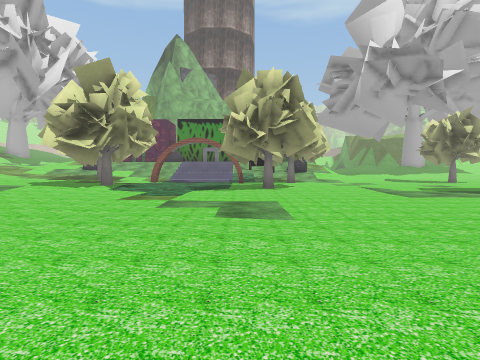
View 1 (above)

20 first-person views from a walk through a Unity game level. The camera is 1.2 m above the floor, tilts 2° down and sees 75° across. The floor is counted in squares, 2 m on a side. Each view is taken from the middle of a square. On the plan, view 1 faces up. The plan holds only what a view shows up to about 9 squares ahead; the rest is blank. The place goes on beyond the plan. The player is left out. Door leaves are left out, so doorways stand open. Some surface patterns are stand-ins.

View 2
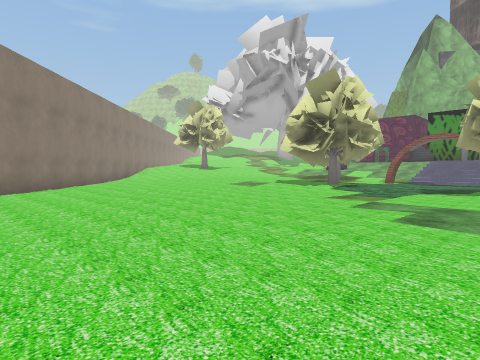

View 3
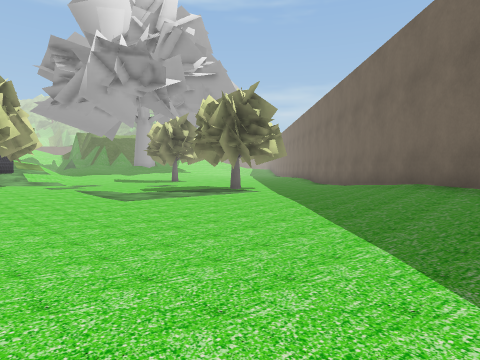

View 4
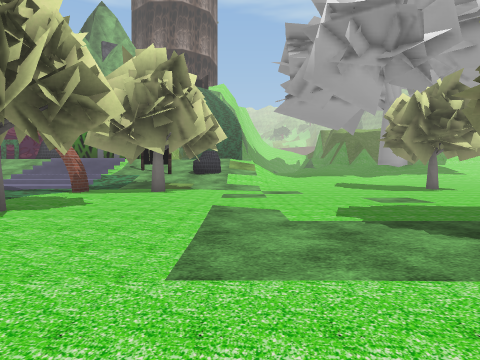

View 5
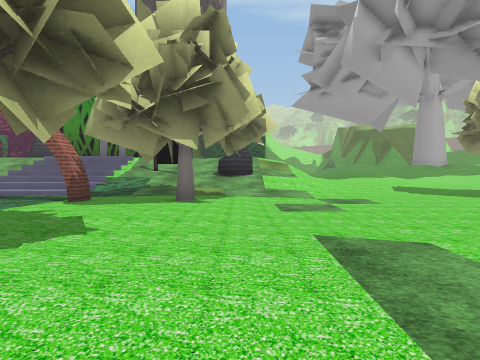

View 6
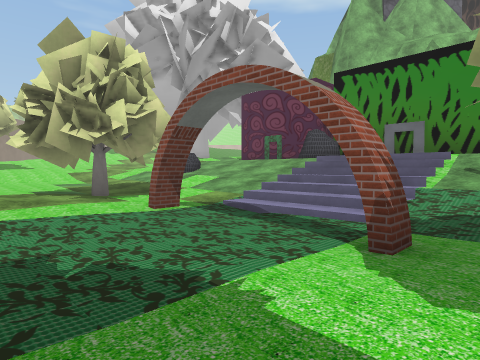

View 7
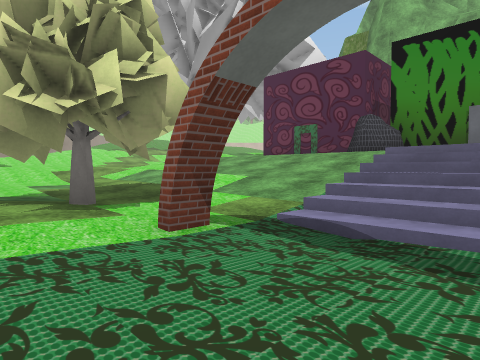

View 8
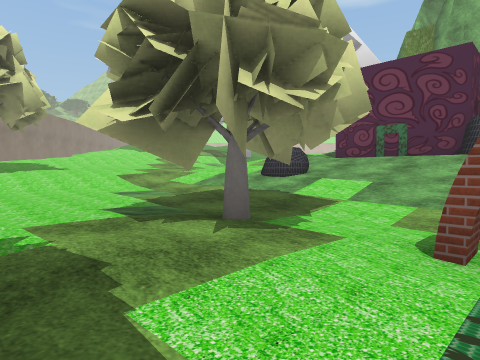

View 9
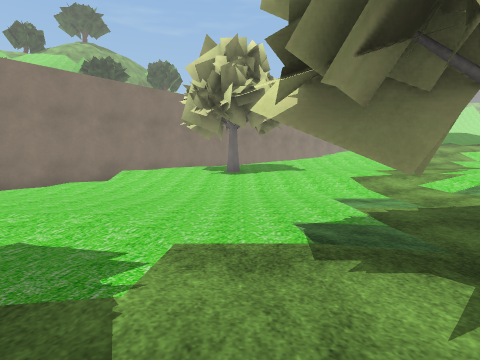

View 10
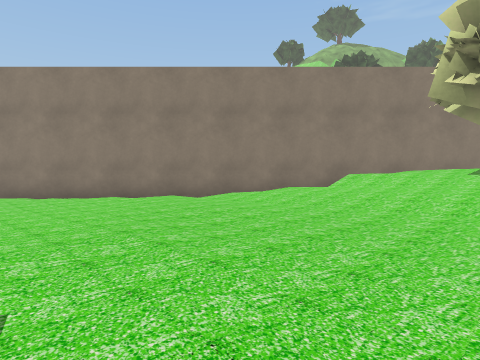

View 11
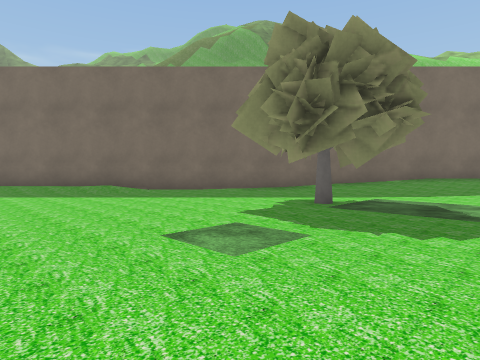

View 12
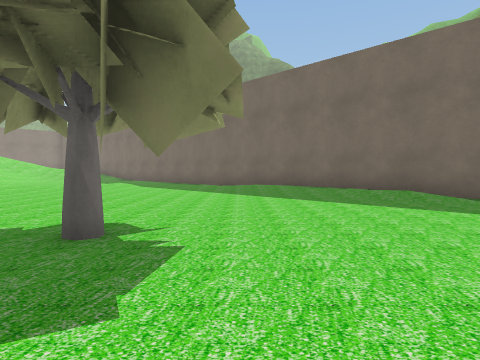

View 13
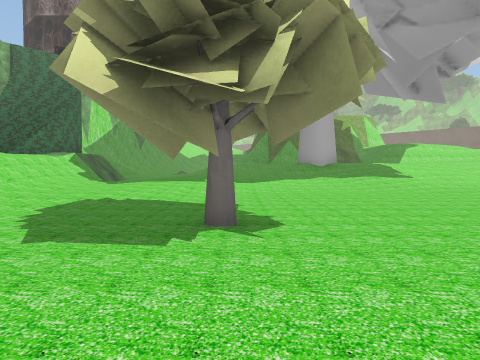

View 14
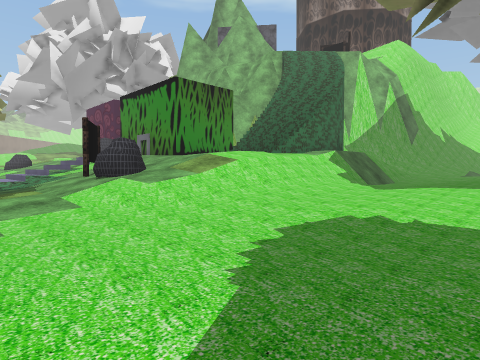

View 15
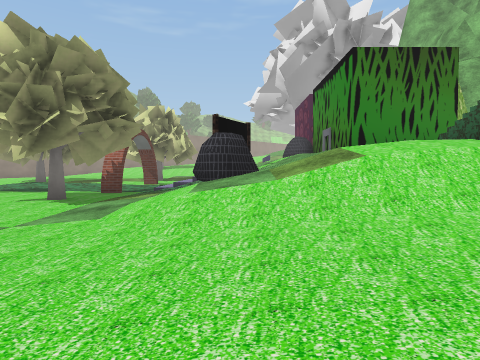

View 16
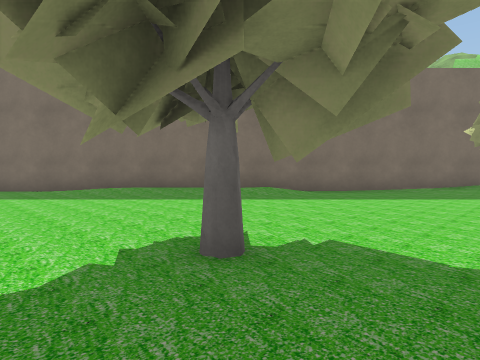

View 17
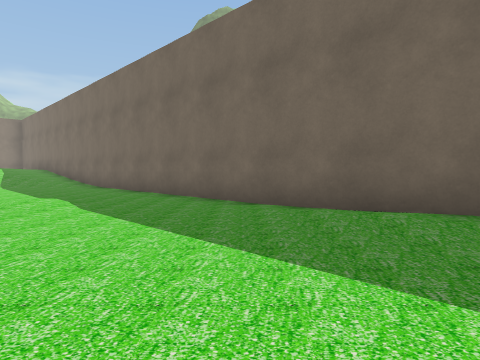

View 18
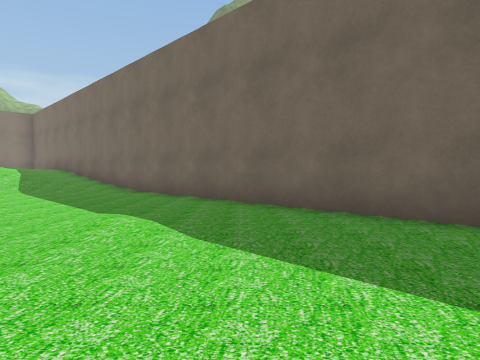

View 19
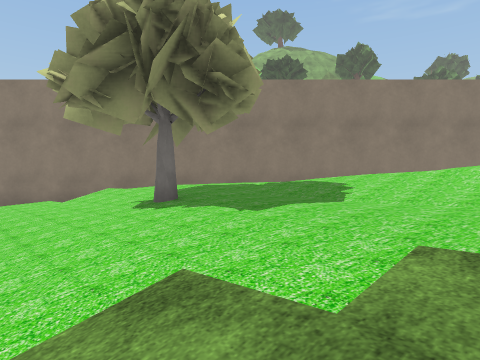

View 20
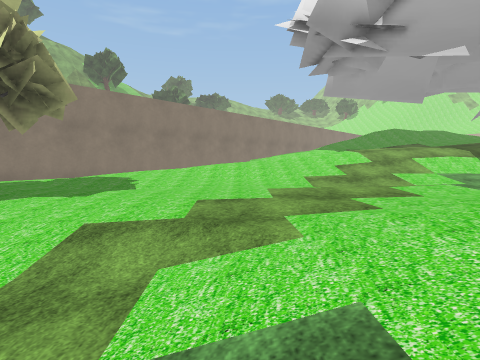

### Floor plan
Key: @ floor where view 1 was taken; # wall or solid block; . main floor; : floor 0.25 m higher than the main floor; + floor 0.5 m higher than the main floor; * floor 1.5 m higher than the main floor; % floor 1.75 m higher than the main floor; & floor 2 m higher than the main floor; / step, stairs or slope; D open door; v drop or lower ground; R rock; O other object.
Columns run from 20 left of view 1 to 24 right of it. Each row starts with its distance up from view 1.
 20    ////             #   //++++//..//    ..../
 19    ////%     #D###D##   ///+///..../: ......#
 18    ////**/      R      &///++/.............##
 17    ///***/// //////////////::.............##
 16    ///***////R///////O/R/////............##
 15    ///***//////////////R//....O.........##
 14 v  ////**//////+:///::::/....OO........##
 13 #v  //**///+++:#:#..#O#O............/:##
 12     //**//++++OO::....O#.........../:##
 11   #/ /*O//++++++::...::.........../:##
 10   ##//*///+++++/::..::.........../:##
  9    ##/////++++++O :.OOO.....O..../##
  8     ##////++++++O#.........OO....##
  7      ##///+++++::...........O...##
  6       ##//+++::::..............##
  5        ##/++:::::...........//##
  4         ##/::::::.........://##
  3          ##/:::::........///##
  2           ##.:::::......://##
  1            ##..........://
  0             ##   ...@.

Positions as (right, up) in squares from view 1, and headings:
1: (0, 0), facing up
2: (1, 0), facing up-left
3: (1, 1), facing up-right
4: (4, 5), facing up
5: (3, 7), facing up
6: (1, 10), facing up-left
7: (-1, 11), facing up-left
8: (-3, 10), facing up-left
9: (-4, 11), facing left
10: (-6, 11), facing down-left
11: (5, 13), facing down-right
12: (7, 13), facing right
13: (10, 11), facing up
14: (9, 13), facing up-left
15: (8, 16), facing left
16: (8, 16), facing down-right
17: (13, 14), facing right
18: (15, 16), facing right
19: (-10, 15), facing down-left
20: (-8, 15), facing left
